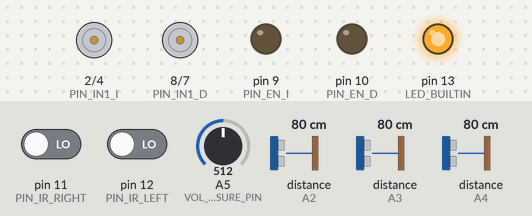
Recording of a sketch running on a simulated Arduino Uno, built with avr-gcc and run on an emulated ATmega328P. Shown: motor-driver pin pairs drawn as motors (green arrow = first pin HIGH = forward, orange = second pin HIGH = backward, longer = more drive), output pins drawn as LEDs (lit = HIGH). Wiring (inferred from the names in the program): 3 × ultrasonic range finder: trigger pin 3, echo A2 / trigger pin 5, echo A3 / trigger pin 6, echo A4. Inputs (shaded band) come from the test bench; at power-on: A5 (VOL_MEASURE_PIN) = 512, pin 11 (PIN_IR_RIGHT) LOW, pin 12 (PIN_IR_LEFT) LOW, distance to the obstacle (sensors on A2, A3, A4) 80 cm. The echo pulse lasts 58.3 µs per cm; pins used as bus, display or sensor lines are not drawn.

Above: at 12.4 s.
12.5 s: A5 (VOL_MEASURE_PIN) set to 655
14.2 s: A5 (VOL_MEASURE_PIN) set to 681
At 16.2 s:
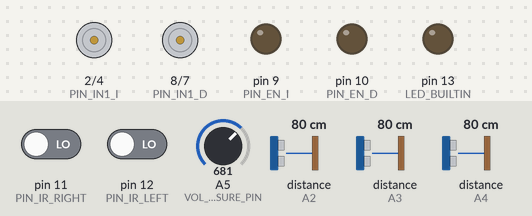
16.5 s: A5 (VOL_MEASURE_PIN) set to 306
At 17.8 s:
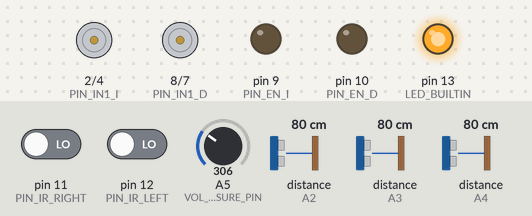
18.5 s: A5 (VOL_MEASURE_PIN) set to 716
At 19.3 s:
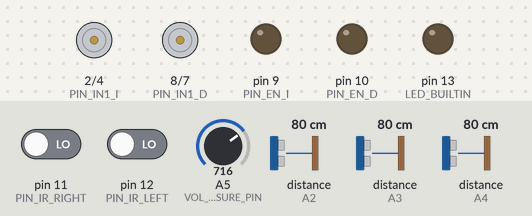
Timing chart, 0 to 21.5 s (numbered marks = the images above; inputs shaded):
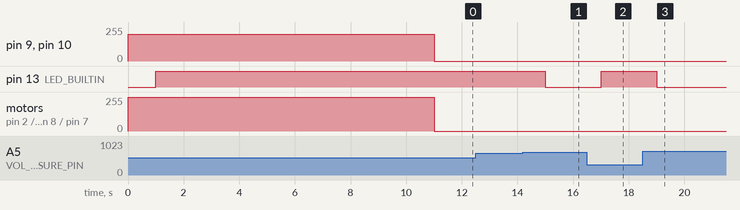

The sketch:

wd5.ino
```cpp
/**
 * 4WD CAR
 */
#include "sensors.h"
#include "wd5car.h"

WD5::WD5CAR  wd5car;
WD5::Sensors sensors;

/**
 * void setup()
 */
void setup() {
  Serial.begin(9600);

  sensors.init();
  wd5car.init();
}

/**
 * void loop()
 */
void loop() {
  //1.- Get information from sensors
  sensors.calculate();

  //2.- Get the state of motion of the car
  if (wd5car.setMotionMode(sensors) == STOP) delay(10000);

  //3.- Set the state of the engines
  wd5car.drive();
}
```

hcsr04sensor.h
```cpp
#include "pinChangeInt.h"
#include "pins.h"

#ifndef HCSR04_SENSOR_H
#define HCSR04_SENSOR_H

#define TIME_MIN 50

namespace WD5 {
  volatile unsigned long _measureRightPrevTime  = 0;
  volatile char          _measureRightFlag      = 0;
  unsigned long          _distanceRightPrevTime = 0;
  double                 HCSR04distanceRight    = 0;

  volatile unsigned long _measureLeftPrevTime   = 0;
  volatile char          _measureLeftFlag       = 0;
  unsigned long          _distanceLeftPrevTime  = 0;
  double                 HCSR04distanceLeft     = 0;

  volatile unsigned long _measurePrevTime       = 0;
  volatile char          _measureFlag           = 0;
  unsigned long          _distancePrevTime      = 0;
  double                 HCSR04distance         = 0;

  ////////////////////////////////////////////////////////////////////
  //Private
  ////////////////////////////////////////////////////////////////////
  /**
   * void _measureDistance()
   */
  void _measureDistance() {
    if (_measureFlag == 0)
    {
      _measurePrevTime = micros();
      attachPinChangeInterrupt(PIN_ECHO_CENTER, _measureDistance, FALLING);
      _measureFlag = 1;
    }
    else if (_measureFlag == 1)
    {
      HCSR04distance = (micros() - _measurePrevTime) * 0.017;
      _measureFlag = 2;
    }
  }

  /**
   * void _measureRightDistance()
   */
  void _measureDistanceRight() {
    if (_measureRightFlag == 0)
    {
      _measureRightPrevTime = micros();
      attachPinChangeInterrupt(PIN_ECHO_RIGHT, _measureDistanceRight, FALLING);
      _measureRightFlag = 1;
    }
    else if (_measureRightFlag == 1)
    {
      HCSR04distanceRight = (micros() - _measureRightPrevTime) * 0.017;
      _measureRightFlag = 2;
    }
  }

  /**
   * void _measureDistanceLeft()
   */
  void _measureDistanceLeft() {
    if (_measureLeftFlag == 0)
    {
      _measureLeftPrevTime = micros();
      attachPinChangeInterrupt(PIN_ECHO_LEFT, _measureDistanceLeft, FALLING);
      _measureLeftFlag = 1;
    }
    else if (_measureLeftFlag == 1)
    {
      HCSR04distanceLeft = (micros() - _measureLeftPrevTime) * 0.017;
      _measureLeftFlag = 2;
    }
  }

  /**
   * void _sendPulse(int pinTrigger)
   *
   * Se envía una señal (pulso alto de 5 V) de al menos 10 us por el pin TRIGGER del modulo HC-SR04.
   * Se excita el transductor emisor 8 veces, generando así un tren de 8 pulsos ultrasónicos a 40 KHz.
   *
   * Se establece el pin ECHO del módulo de ultrasonidos en un nivel alto (5V),
   * y se pondrá en un nivel bajo (0V) cuando se reciba el echo.
   */
  void _sendPulse(int pinTrigger) {
    digitalWrite     (pinTrigger, LOW);
    delayMicroseconds(2);
    digitalWrite     (pinTrigger, HIGH);
    delayMicroseconds(10);
    digitalWrite     (pinTrigger, LOW);
  }

  ////////////////////////////////////////////////////////////////////
  // Public
  ////////////////////////////////////////////////////////////////////
  /**
   * void ultrasonicInit()
   */
  void ultrasonicInit() {
    pinMode(PIN_TRIGGER_CENTER, OUTPUT);
    pinMode(PIN_ECHO_CENTER,    INPUT);

    pinMode(PIN_TRIGGER_RIGHT,  OUTPUT);
    pinMode(PIN_ECHO_RIGHT,     INPUT);

    pinMode(PIN_TRIGGER_LEFT,   OUTPUT);
    pinMode(PIN_ECHO_LEFT,      INPUT);
  }

  /**
   * void getDistance()
   *
   * Calcula la distancia a la izquierda.
   *
   */
  void getDistance() {
    if (millis() - _distancePrevTime < TIME_MIN) return;

    _distancePrevTime = millis();

    _measureFlag = 0;
    attachPinChangeInterrupt(PIN_ECHO_CENTER, _measureDistance, RISING);

    _sendPulse(PIN_TRIGGER_CENTER);
  }

  /**
   * void getDistanceRight()
   *
   * Calcula la distancia a la derecha.
   *
   */
  void getDistanceRight() {
    if (millis() - _distanceRightPrevTime < TIME_MIN) return;

    _distanceRightPrevTime = millis();

    _measureRightFlag = 0;
    attachPinChangeInterrupt(PIN_ECHO_RIGHT, _measureDistanceRight, RISING);

    _sendPulse(PIN_TRIGGER_RIGHT);
  }

  /**
   * void getDistanceLeft()
   *
   * Calcula la distancia al frente.
   *
   */
  void getDistanceLeft() {
    if (millis() - _distanceLeftPrevTime < TIME_MIN) return;

    _distanceLeftPrevTime = millis();

    _measureLeftFlag = 0;
    attachPinChangeInterrupt(PIN_ECHO_LEFT, _measureDistanceLeft, RISING);

    _sendPulse(PIN_TRIGGER_LEFT);
  }
}

#endif
```

infrarrojos.h
```cpp
#ifndef WD5_INFRARROJOS_H
#define WD5_INFRARROJOS_H

namespace WD5 {
  class IR {
    private:
      unsigned long _checkRightPrevTime = 0;
      unsigned long _checkLeftPrevTime  = 0;
      bool          _rightOK            = true;
      bool          _leftOK             = true;


    public:
      bool isRightOK() const {return _rightOK;}
      bool isLeftOK()  const {return _leftOK;}

      /**
       * void init()
       */
      void init() {
        pinMode(PIN_IR_LEFT,  INPUT);
        pinMode(PIN_IR_RIGHT, INPUT);
      }

      /****************************************************************
       * bool checkRight()
       ****************************************************************/
      void checkIRObstacle() {
          //1.- Right
          if (millis() - _checkRightPrevTime > 50)
          {
            _rightOK = (digitalRead(PIN_IR_RIGHT) == HIGH) ? true : false;

            _checkRightPrevTime = millis();
          }

          //2.- Left
          if (millis() - _checkLeftPrevTime > 50)
          {
            _leftOK = (digitalRead(PIN_IR_LEFT) == HIGH) ? true : false;

            _checkLeftPrevTime = millis();
          }
       }
  };
}
#endif
```

l298nEngine.h
```cpp
#ifndef L298N_ENGINE_H
#define L298N_ENGINE_H

namespace WD5
{
  class L298NEngine
  {
    private:
      const int _pinEnable;
      const int _pinIN1;
      const int _pinIN2;

    public:
      /**
       *
       */
      L298NEngine(const int pinEnable, const int pinIN1, const int pinIN2) :
        _pinEnable(pinEnable),
        _pinIN1   (pinIN1),
        _pinIN2   (pinIN2)
      {}

      /**
       *
       */
      void init() {
        pinMode(_pinEnable, OUTPUT);
        pinMode(_pinIN1,    OUTPUT);
        pinMode(_pinIN2,    OUTPUT);
      }

      /**
       *
       */
      void forward(int velocidad) const {
        //toString(velocidad);
        analogWrite (_pinEnable, velocidad);
        digitalWrite(_pinIN1,    LOW);
        digitalWrite(_pinIN2,    HIGH);
      }

      /**
       *
       */
      void backward(int velocidad) const {
        //toString(velocidad);
        analogWrite (_pinEnable, velocidad);
        digitalWrite(_pinIN1,    HIGH);
        digitalWrite(_pinIN2,    LOW);
      }

      /**
       * Detiene el motor.
       */
      void stop() const {
        analogWrite (_pinEnable, 0);
        digitalWrite(_pinIN1,    LOW);
        digitalWrite(_pinIN2,    LOW);
      }

      void toString(int velocidad) {
        Serial.print("PIN enable: "); Serial.print(_pinEnable);
        Serial.print(" PIN 1:     "); Serial.print(_pinIN1);
        Serial.print(" PIN 2:     "); Serial.print(_pinIN2);
        Serial.print(" velocidad: "); Serial.print(velocidad);
        Serial.println();
      }
  };
}
#endif
```

sensors.h
```cpp
#include "wd5globals.h"
#include "pins.h"
#include "hcsr04sensor.h"
#include "voltage.h"
#include "infrarrojos.h"

#ifndef WD5_SENSORS_H
#define WD5_SENSORS_H

/**
 *
 */
namespace WD5 {
  class Sensors {
    private:
      Voltage _voltage;
      IR      _ir;

      /****************************************************************
       * boolean _alertColissionForward()
       ****************************************************************/
      boolean _alertColissionForward() const {
        return (HCSR04distance <= DISTANCE_SUPER_MIN) ? true: false;
      }

      /****************************************************************
       * boolean _alertColissionRight()
       ****************************************************************/
      boolean _alertColissionRight() const {
        return (HCSR04distanceRight <= DISTANCE_SUPER_MIN) ? true: false;
      }

      /****************************************************************
       * boolean _alertColissionLeft()
       ****************************************************************/
      boolean _alertColissionLeft() const {
        return (HCSR04distanceLeft <= DISTANCE_SUPER_MIN) ? true: false;
      }

    public:
      Sensors() {}

      double getSensorDistanceRight() const {return (HCSR04distanceRight >= 0) ? HCSR04distanceRight : DISTANCE_MAX;}
      double getSensorDistanceLeft()  const {return (HCSR04distanceLeft  >= 0) ? HCSR04distanceLeft  : DISTANCE_MAX;}
      double getSensorDistance()      const {return (HCSR04distance      >= 0) ? HCSR04distance      : DISTANCE_MAX;}

      /****************************************************************
       * void init()
       ****************************************************************/
      void init() {
        ultrasonicInit();
        _voltage.init();
        _ir.init();
      }

      /****************************************************************
       * boolean isBatteryOK()
       ****************************************************************/
      boolean isBatteryOK() const {
        return _voltage.isVoltageHigh();
      }

      /****************************************************************
       * boolean isOK()
       ****************************************************************/
      boolean isOK() const {
        return isForwardOK() && isRightOK() && isLeftOK();
      }

      /****************************************************************
       * boolean alertColission()
       ****************************************************************/
      boolean alertColission() const {
        return _alertColissionForward() || _alertColissionRight() || _alertColissionLeft();
      }

      /****************************************************************
       * boolean isLateralOK()
       ****************************************************************/
      boolean isLateralOK() const {
        return isLateralRightOK() && isLateralLeftOK();
      }

      /****************************************************************
       * boolean isForwardOK()
       ****************************************************************/
      boolean isForwardOK() const {
        return (HCSR04distance > DISTANCE_MIN) ? true: false;
      }

      /****************************************************************
       * boolean isRightOK()
       ****************************************************************/
      boolean isRightOK() const {
        return isDistanceRightOK() && isLateralRightOK();
      }

      /****************************************************************
       * boolean isDistanceRightOK()
       ****************************************************************/
      boolean isDistanceRightOK() const {
        return (HCSR04distanceRight > DISTANCE_MIN_LATERAL) ? true: false;
      }

      /****************************************************************
       * boolean isLateralRightOK()
       ****************************************************************/
      boolean isLateralRightOK() const {
        return _ir.isRightOK();
      }

      /****************************************************************
       * boolean isLeftOK()
       ****************************************************************/
      boolean isLeftOK() const {
        return isDistanceLeftOK() && isLateralLeftOK();
      }

      /****************************************************************
       * boolean isDistanceLeftOK()
       ****************************************************************/
      boolean isDistanceLeftOK() const {
        return (HCSR04distanceLeft > DISTANCE_MIN_LATERAL) ? true: false;
      }

      /****************************************************************
       * boolean isLateralLeftOK()
       ****************************************************************/
      boolean isLateralLeftOK() const {
        return _ir.isLeftOK();
      }

      /****************************************************************
       * void calculate()
       ****************************************************************/
      void calculate() {
        getDistance();

        getDistanceLeft();

        getDistanceRight();

        _voltage.calculate();

        _ir.checkIRObstacle();
      }
  };
}
#endif
```

voltage.h
```cpp
#include "wd5globals.h"
#include "pins.h"

#ifndef WD5_VOLTAGE_H
#define WD5_VOLTAGE_H

namespace WD5 {
  class Voltage {
    private:
      const    float _multiplier  = (4.68 + 4.69) / 4.69;
      unsigned long  _measureTime = 0;
      bool           _voltageHigh = true;

      void _high(int pin) {digitalWrite(pin, HIGH);}
      void _low (int pin) {digitalWrite(pin, LOW);}

      /**
       * void _lowBattery()
       */
      void _batteryLow() {
        _voltageHigh = false;

        _high(LED_BUILTIN);
      }

      /**
       * void _lowBattery()
       */
      void _batteryOK() {
        _voltageHigh = true;

        _low(LED_BUILTIN);
      }

    public:
      boolean isVoltageHigh() const {return _voltageHigh;}

      /**
       * void init()
       */
      void init() {
        //analogReference(INTERNAL);

        pinMode(VOL_MEASURE_PIN, INPUT);
        pinMode(LED_BUILTIN,     OUTPUT);

        _low(LED_BUILTIN);
      }

      /**
       * void calculate()
       */
      void calculate() {
        if (millis() - _measureTime <= 1000) return;

        _measureTime = millis();

        double voltage = (analogRead(VOL_MEASURE_PIN) * 5.0 / 1024.0) * _multiplier;

        if (voltage < VOLTAGE_UMBRAL) _batteryLow();
        else                          _batteryOK();
      }
  };
}
#endif
```

wd5globals.h
```cpp
#ifndef WD5_GLOBALS_H
#define WD5_GLOBALS_H

/*
#define MODO_DEBUG
*/

unsigned int DISTANCE_MAX               = 200;
unsigned int DISTANCE_MIN               =  35;
unsigned int DISTANCE_MIN_LATERAL       =  30;
unsigned int DISTANCE_SUPER_MIN         =   5;
float        VOLTAGE_UMBRAL             = 6.5;
#ifdef MODO_DEBUG
bool         DEBUG                      = true;
int          FORWARD_SPEED              = 0;
int          BACKWARD_SPEED             = 0;
int          TURN_SPEED                 = 0;
#else
bool         DEBUG                      = false;
int          FORWARD_SPEED              = 250;
int          BACKWARD_SPEED             = 200;
int          TURN_SPEED                 = 200;
#endif
/**
 *
 */
enum MotionModeEnum {
  START,
  STOP,
  ALERT,
  FORWARD,
  BACKWARD,
  TURN_LEFT,
  TURN_RIGHT,
  FLIP_LEFT,
  FLIP_RIGHT
};

enum AlertSensorEnum {
  SENSOR_FORWARD,
  SENSOR_RIGHT,
  SENSOR_LEFT,
  SENSOR_NONE
};

#endif
```

pins.h
```cpp
#ifndef WD5_PINS_H
#define WD5_PINS_H

//Motor DERECHO
#define PIN_EN_D    10 //PWD
#define PIN_IN1_D    8
#define PIN_IN2_D    7

//Motor IZQUIERDO
#define PIN_EN_I     9 //PWD
#define PIN_IN1_I    2
#define PIN_IN2_I    4

//ULTRASONIC
#define PIN_TRIGGER_RIGHT   6
#define PIN_TRIGGER_CENTER  5
#define PIN_TRIGGER_LEFT    3
#define PIN_ECHO_RIGHT     A2
#define PIN_ECHO_CENTER    A3
#define PIN_ECHO_LEFT      A4

//INFRARED
#define PIN_IR_LEFT        12
#define PIN_IR_RIGHT       11

#define VOL_MEASURE_PIN    A5

#endif
```

Source omitted: wd5car.h (10162 bytes)

Measured:
- the behaviour switches between 666 and 667 on A5 (VOL_MEASURE_PIN) (found by bisection; images 0 and 1)
- after the input at 12.5 s, every drawn part: stays the same
- after the input at 14.2 s, pin 13 (LED_BUILTIN): HIGH → LOW after 0.81 s
- after the input at 16.5 s, pin 13 (LED_BUILTIN): LOW → HIGH after 0.51 s
- after the input at 18.5 s, pin 13 (LED_BUILTIN): HIGH → LOW after 0.51 s
